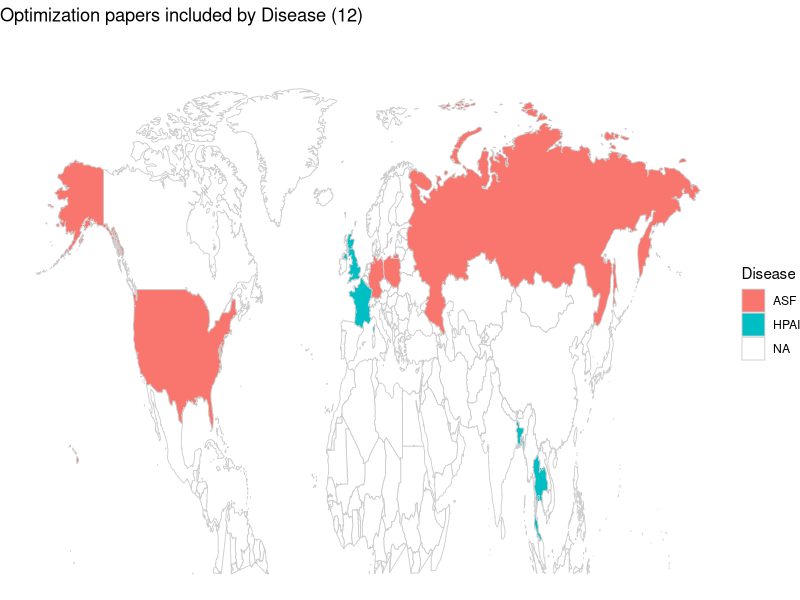
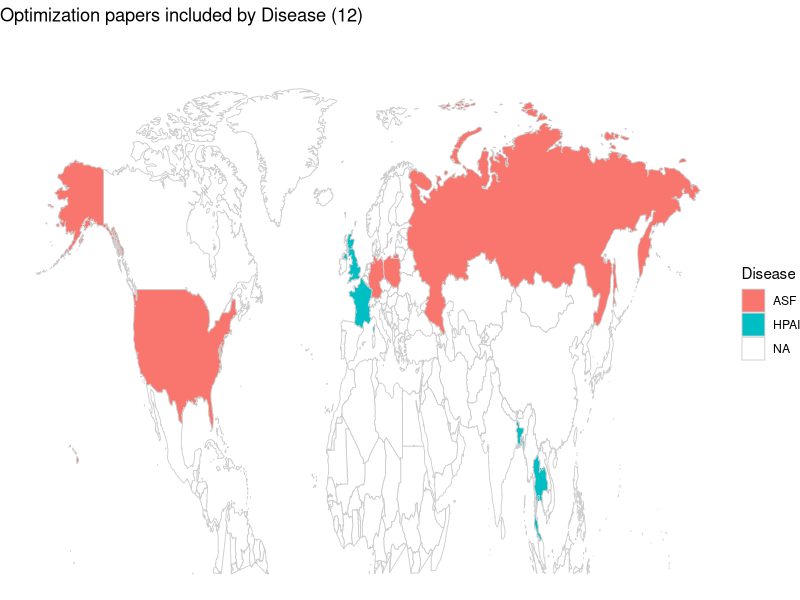

Here is the R script that generated these plots, in order:
library(ggplot2)
library(dplyr)
library(tidyr)
library(stringr)

getwd()
setwd("/home/aa/fli/wid-Global_index/")
m <- read.csv(file = "classified_papers_metric_clean.csv", sep =  ",", header = TRUE)
head(m)
colnames(m)
table(m$classification)
table(m$human)
table(m$country)

#Checking countries to plot
m <- m %>% filter(human == 1)

m$country <- str_to_title(m$country)  # Capitalize country names
m$country <- str_replace_all(m$country, "Usa", "USA")  # Replace "United States" with "USA"
m$country <- str_replace_all(m$country, "Uk", "UK")  # Replace "United States" with "USA"

View(m)
# Get world map data
world_map <- map_data("world")

# Join your data to the map data
map_data_joined <- left_join(world_map, m, by = c("region" = "country"))

m_count <- m %>%
  group_by(country, Disease) %>%
  summarise(n = n(), .groups = "drop")

map_data_joined <- left_join(world_map, m_count, by = c("region" = "country"))


colnames(map_data_joined)

table(world_map$region)
table(map_data_joined$disease)

View(map_data_joined)

# Plot
sm <- ggplot(map_data_joined, aes(long, lat, group = group, fill = Disease)) +
  geom_polygon(color = "gray80", size = 0.3) +
  labs(title = "Optimization papers included by Disease (12)",
       fill = "Disease") +
  scale_fill_discrete(na.value = "white") +
  theme_void() +
  ylim(c(0, 90))  # Adjust y limits to focus on the world map

sm
ggsave("world_map_disease.png", plot = sm, width = 10, height = 6)
